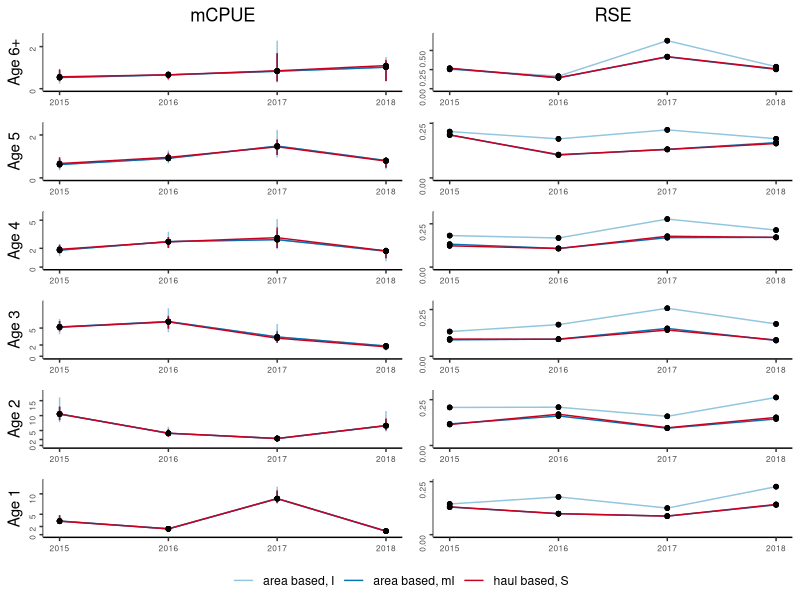
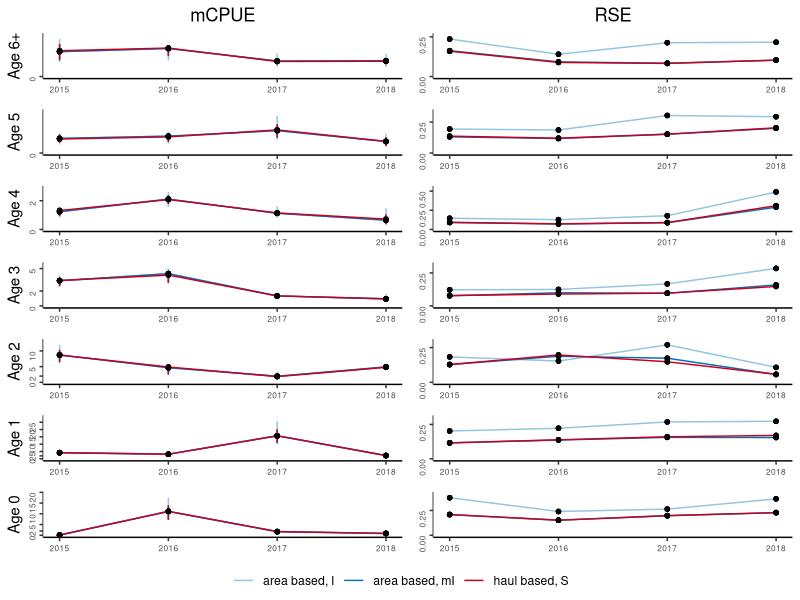
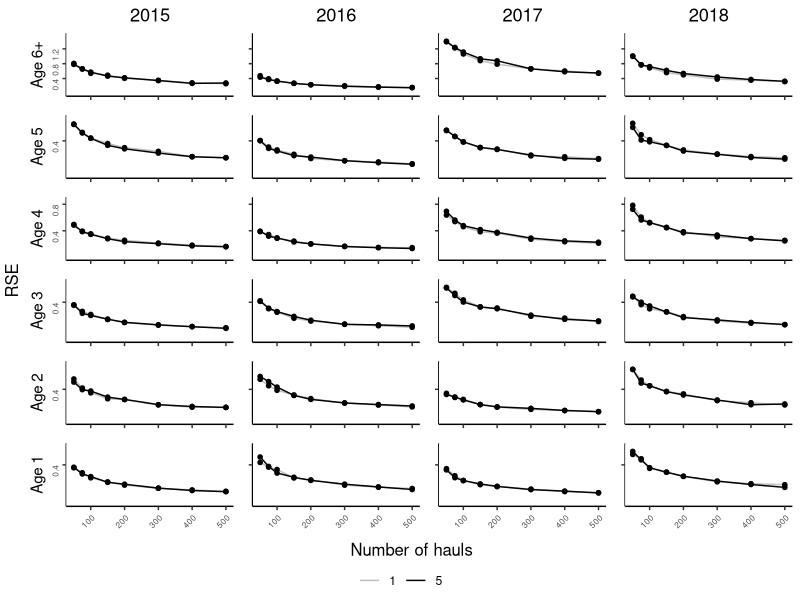
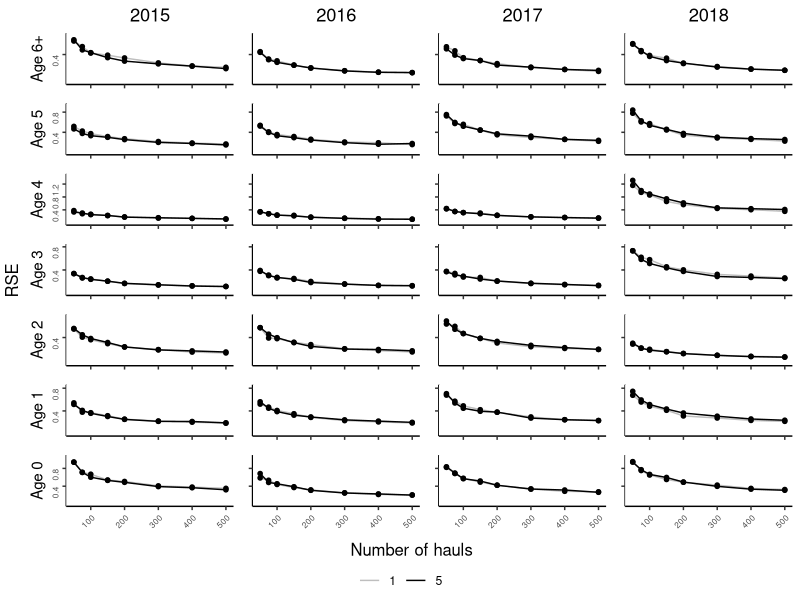
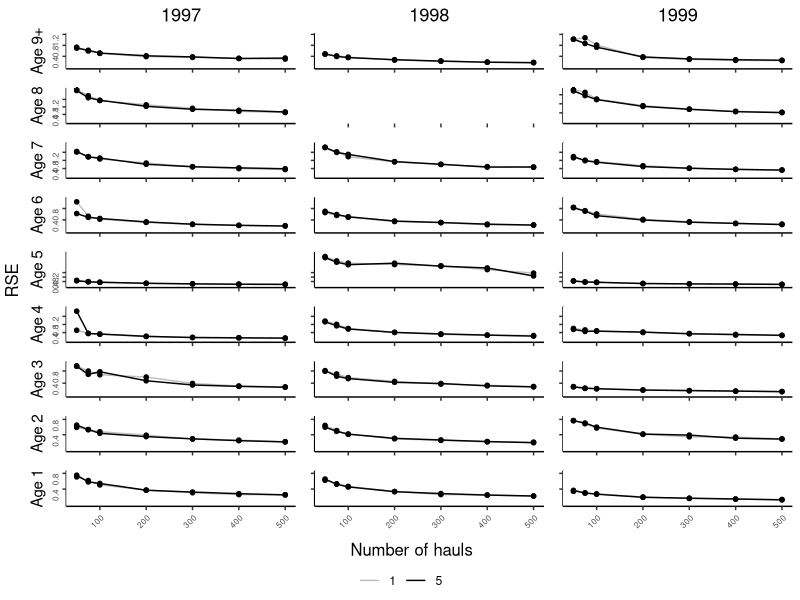
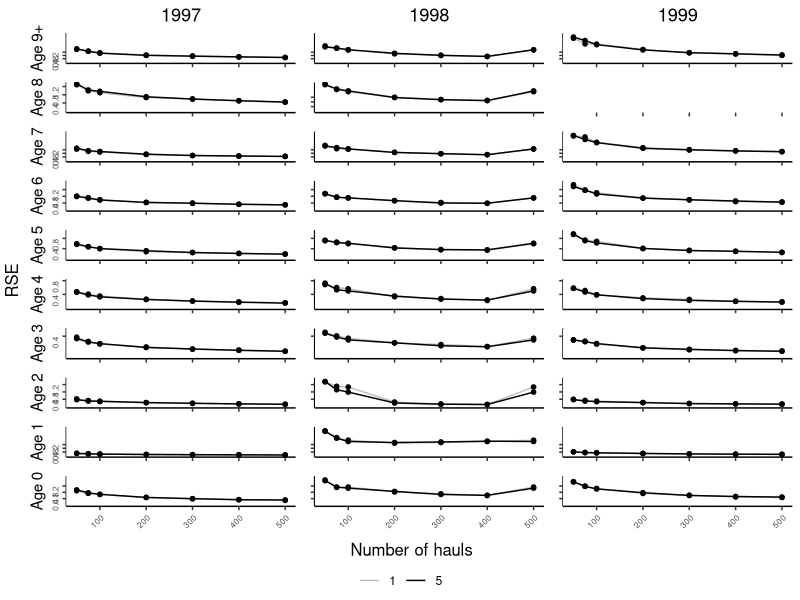

R code for these plots, in order:
#
# Example of tabulated plot inspired by Gerritsen et al. 2006
#

library(ggplot2)
library(grid)
library(gridExtra)
library(egg)

#' @noRd
makeColorMap <- function(columns, color){
  colors <- as.list(rep(color, length(columns)))
  names(colors) <- columns
  return(colors)
}

#' @noRd
panelPlotOverlay <- function(plotData, columnGroups, xVariable, yVariable, yVariableUpper, yVariableLower, xlimrow, ylimcol, showX=F, showY=F, ylabel="", basetheme=NULL, titletext="", pointcol=NULL, linecol=NULL, errorcol=NULL, tickmarks=NULL){
  
  panelplot <- ggplot(plotData, aes_string(x=xVariable, y=yVariable)) + xlim(xlimrow) + ylab(ylabel) + ylim(ylimcol)
  
  cols <- unique(plotData[,columnGroups])
  for (col in cols){
    colData <- plotData[plotData[,columnGroups] == col,]
    if (!is.null(yVariableUpper) & !is.null(yVariableLower)){
      panelplot <- panelplot + geom_linerange(data=colData, aes_string(ymin=yVariableLower, ymax=yVariableUpper), color=errorcol[[col]])
    }  
    #points and lines
    if (nrow(colData) == 0){
      panelplot <- panelplot + geom_blank()
    }
    else{
      panelplot <- panelplot + geom_line(data=colData, aes_string(color=columnGroups)) + geom_point(shape=20, size=2, color=pointcol[[col]]) + scale_color_manual(values = unlist(linecol))
    }
    
    if (!is.null(title) & col == cols[1]){
      panelplot <- panelplot + ggtitle(titletext)
    }
    
  }

  panelplot <- panelplot + basetheme()
  panelplot <- panelplot + theme(panel.grid.minor = element_blank(), panel.grid.major = element_blank())
  if (!is.null(tickmarks)){
    panelplot <- panelplot + scale_y_continuous(breaks=tickmarks, limits = ylimcol)
  }
  if (!showX){
    panelplot <- panelplot + theme(axis.title.x = element_blank(), axis.text.x=element_blank())
  }
  else{
    panelplot <- panelplot + theme(axis.title.x = element_blank())
  }
  
  if (!showY){
    panelplot <- panelplot + theme(axis.title.y = element_blank(), axis.text.y=element_blank())
  }
  
  return(panelplot)
}


#' Table plot
#' @description 
#'  makes a tabulated plot of estimates grouped by two covariates, one for columns, one for rows. axes of all plots are the same variables.
#' @details 
#' @param data data.table() with data, must contain columns identified by parameters 'columnGroups', 'rowGroups', 'xVariable' and 'yVariable'
#' @param columnGroups character() identifies column in data that identifies the grouping used for columns in the plot
#' @param rowGRoups character() identifies column in data that identifies the grouping used for rows in the plot
#' @param xVariable character() identifies column in data containting variable to be used for x-axis
#' @param yVariable character() identifies column in data containing variable to be used for y-axis
#' @param overlayGroups character() identifies column in data specifying the groups to be overlayed
#' @param ylab character(), optional, label for y-axis, if not provided 'yVariable' will be used.
#' @param ymin numeric(), optional, lower bounds of y axis, if not NULL y axis will be adopted to data for each column
#' @param ymax numeric(), optional, upper bounds of y axis, if not provided y axis will be adopted to data for each column
#' @param xlim vector, optional, lower and upper bounds of x axis, if not provided y axis will be adapted to data for each row
#' @param pointcol character() or named list mapping the values in data[,columnGroups] to colors, color of points in plots
#' @param linecol character() or named list mapping the values in data[,columnGroups] to colors color of connecting lines in plots
#' @param errorcol character() or named list mapping the values in data[,columnGroups] to colors color of error bars
#' @param tickmarks numeric() specifies tickmarks for y-axis
#' @param basetheme ggplot2 - theme function to use for plotting. Default adjusts y-axis label alignments to account for variable width of tick-labels.
#' @param reverseX logical() whether to reverse X axes
#' @param hLineCol character() specify any column that should be used for horisontal reference lines
stackedPanelsOverlay <- function(data, columnGroups, rowGroups, xVariable, yVariable, overlayGroups, ylab=NULL, xlab=NULL, xlim=NULL, ymin=0, ymax=NULL, pointcol="black", linecol="#cb181d", errorcol="#cb181d", tickmarks=NULL, basetheme=function(x){ggplot2::theme_classic() + theme(plot.title = element_text(hjust = 0.5), axis.text.y = element_text(angle = 90, hjust = 1, size=6))}, reverseX=F, hLineCol=NULL){
  
  if(is.numeric(columnGroups) | is.numeric(rowGroups)){
    stop("ColumnGroups and rowGroups can not be numeric variables. Covert with as.character()")
  }
  
  if (!all(c(columnGroups, rowGroups, xVariable, yVariable) %in% names(data))){
    stop("Some arguments (columnGroups, rowGroups, xVariable, yVariable) not found in data.")
  }
  
  if (any(is.na(data[,c(columnGroups, rowGroups, xVariable)]))){
    stop("NAs in grouping variables or x variable")
  }

  if (is.null(ylab)){
    ylab <- yVariable
  }
  
  if (is.null(xlab)){
    xlab <- xVariable
  }
  
  rows <- sort(unique(unlist(data[,rowGroups])), decreasing = T)
  cols <- sort(unique(unlist(data[,columnGroups])))
  og <- sort(unique(unlist(data[,overlayGroups])))
  if (is.character(linecol)){
    linecol <- makeColorMap(og, linecol)
  }
  if (is.character(pointcol)){
    pointcol <- makeColorMap(og, pointcol)
  }
  if (is.character(errorcol)){
    errorcol <- makeColorMap(og, errorcol)
  }
  
  panels <- list()
  for (row in rows){
    
    #determine ylims if necessary
    minvar <- yVariable
    miny <- ymin
    if (is.null(miny)){
      miny <- min(data[data[,rowGroups] == row,minvar])
      miny <- miny - abs(miny) * .1
    }
    
    maxvar <- yVariable
    maxy <- ymax
    if (is.null(maxy)){
      maxy <- max(data[data[,rowGroups] == row,maxvar])
      maxy <- maxy + abs(maxy) * .1
    }
    ylimcol <- c(miny, maxy)
    
    for (col in cols){
      xlimrow <- xlim
      if (is.null(xlimrow)){
        xlimrow <- c(min(data[data[,columnGroups] == col,xVariable]), max(data[data[,columnGroups] == col,xVariable]))
      }
      
      title <- NULL
      if (row == rows[1]){
        title = col
      }

      plotdata <- data[data[,columnGroups] == col & data[,rowGroups] == row,]
            
      referenceline <- NULL
      if (!is.null(hLineCol)){
        stopifnot(length(unique(unlist(plotdata[,hLineCol])))==1)
        referenceline <- unlist(plotdata[,hLineCol])[1]
      }

      panel <- panelPlotOverlay(plotdata, overlayGroups, xVariable, yVariable, yVariableUpper=NULL, yVariableLower=NULL, xlimrow, ylimcol, showX=(row == rows[length(rows)]), showY=(col == cols[1]), ylabel=row, basetheme=basetheme, title=title, pointcol=pointcol, linecol=linecol, errorcol=errorcol, tickmarks=tickmarks)
      panel <- panel + theme(legend.position="none")
      panels[[paste(row, col, sep="/")]] <- panel
      
    }
  }
  
  g <- ggplotGrob(panels[[1]] + theme(legend.position="bottom", legend.title = element_blank()))$grobs
  legend <- g[[which(sapply(g, function(x) x$name) == "guide-box")]]
  lheight <- sum(legend$height)
  grid.arrange(
    ggarrange(
      plots=panels,
      nrow=length(rows),
      left=ylab,
      bottom=xlab,draw=F
    ),
    legend,
    ncol = 1,
    heights = unit.c(unit(1, "npc") - lheight, lheight))
}

#' Makes Two column plot-table
#' Same x-axis, and row-categories, but two different y-axis for the different groups.
#' values for each of the column groups are plotted on top of each other in the column to the right for yvariable1
#' values for each of the column groups are plotted on top of each other in the column to the left for yvariable2
overlayedColumnPlot <- function(data, columnGroups, rowGroups, xVariable, yVariable1, yVariable2, yVariable1Lower=NULL, yVariable1Upper=NULL, yVariable2Lower=NULL, yVariable2Upper=NULL, ylab1=NULL, ylab2=NULL, xlab=NULL, xlim=NULL, ymin1=0, ymin2=0, ymax1=NULL, ymax2=NULL, pointcol="black", linecol="#cb181d", errorcol="#cb181d", tickmarksY1=NULL, tickmarksY2=NULL, basetheme=function(x){ggplot2::theme_classic() + theme(plot.title = element_text(hjust = 0.5), axis.text.y = element_text(angle = 90, hjust = 1, size=6), axis.text.x=element_text(size=6))}){
  if(is.numeric(columnGroups) | is.numeric(rowGroups)){
    stop("ColumnGroups and rowGroups can not be numeric variables. Covert with as.character()")
  }
  
  if (!all(c(columnGroups, rowGroups, xVariable, yVariable1, yVariable2) %in% names(data))){
    stop("Some arguments (columnGroups, rowGroups, xVariable, yVariable1, yvaraible2) not found in data.")
  }
  
  if (any(is.na(data[,c(columnGroups, rowGroups, xVariable)]))){
    stop("NAs in grouping variables or x variable")
  }
  
  if (is.null(yVariable1Upper) + is.null(yVariable1Lower) == 1){
    stop("Provide either both yVariableUpper and yVariableLower, or neither of them")
  }
  if (is.null(yVariable2Upper) + is.null(yVariable2Lower) == 1){
    stop("Provide either both yVariableUpper and yVariableLower, or neither of them")
  }
  
  if (is.null(ylab1)){
    ylab1 <- yVariable1
  }
  if (is.null(ylab2)){
    ylab2 <- yVariable2
  }
  
  if (is.null(xlab)){
    xlabel <- xVariable
  }
  else{
    xlabel <- xlab
  }
  
  rows <- sort(unique(unlist(data[,rowGroups])), decreasing = T)
  cols <- sort(unique(unlist(data[,columnGroups])))
  
  if (is.character(linecol)){
    linecol <- makeColorMap(cols, linecol)
  }
  if (is.character(pointcol)){
    pointcol <- makeColorMap(cols, pointcol)
  }
  if (is.character(errorcol)){
    errorcol <- makeColorMap(cols, errorcol)
  }
  
  panels <- list()
  for (row in rows){
    
    #determine ylims for yVariable1 if necessary
    minvar1 <- yVariable1
    if (!is.null(yVariable1Lower)){
      minvar1 <- yVariable1Lower  
    }
    miny1 <- ymin1
    if (is.null(miny1)){
      miny1 <- min(data[data[,rowGroups] == row,minvar1])
      miny1 <- miny1 - abs(miny1) * .1
    }
    
    maxvar1 <- yVariable1
    if (!is.null(yVariable1Upper)){
      maxvar1 <- yVariable1Upper  
    }
    maxy1 <- ymax1
    if (is.null(maxy1)){
      maxy1 <- max(data[data[,rowGroups] == row,maxvar1])
      maxy1 <- maxy1 + abs(maxy1) * .1
    }
    ylim1col <- c(miny1, maxy1)
    
    
    #determine ylims for yVariable2 if necessary
    minvar2 <- yVariable2
    if (!is.null(yVariable2Lower)){
      minvar2 <- yVariable2Lower  
    }
    miny2 <- ymin2
    if (is.null(miny2)){
      miny2 <- min(data[data[,rowGroups] == row,minvar2])
      miny2 <- miny2 - abs(miny2) * .1
    }
    
    maxvar2 <- yVariable2
    if (!is.null(yVariable2Upper)){
      maxvar2 <- yVariable2Upper  
    }
    maxy2 <- ymax2
    if (is.null(maxy2)){
      maxy2 <- max(data[data[,rowGroups] == row,maxvar2])
      maxy2 <- maxy2 + abs(maxy2) * .1
    }
    ylim2col <- c(miny2, maxy2)
    
    #get x-axis and title params
    xlimrow <- xlim
    if (is.null(xlimrow)){
      xlimrow <- c(min(data[,xVariable]), max(data[,xVariable]))
    }
    
    title1 <- NULL
    if (row == rows[1]){
      title1 = yVariable1
    }
    title2 <- NULL
    if (row == rows[1]){
      title2 = yVariable2
    }
    
    plotdata <- data[data[,rowGroups] == row,]
    #plot yvar1
    panel <- panelPlotOverlay(plotdata, columnGroups, xVariable, yVariable1, yVariable1Upper, yVariable1Lower, xlimrow, ylim1col, showX=T, showY=T, ylabel=row, basetheme=basetheme, title=title1, pointcol=pointcol, linecol=linecol, errorcol=errorcol, tickmarks=tickmarksY1)
    panel <- panel + theme(legend.position="none")
    panels[[paste(row, "yvar1", sep="/")]] <- panel
    
    #plot yvar2
    panel <- panelPlotOverlay(plotdata, columnGroups, xVariable, yVariable2, yVariable2Upper, yVariable2Lower, xlimrow, ylim2col, showX=T, showY=T, ylabel=NULL, basetheme=basetheme, title=title2, pointcol=pointcol, linecol=linecol, errorcol=errorcol, tickmarks=tickmarksY2)
    panel <- panel + theme(legend.position="none")
    panels[[paste(row, "yvar2", sep="/")]] <- panel
    
  }
  
  
  g <- ggplotGrob(panels[[1]] + theme(legend.position="bottom", legend.title = element_blank()))$grobs
  legend <- g[[which(sapply(g, function(x) x$name) == "guide-box")]]
  lheight <- sum(legend$height)
  grid.arrange(
    ggarrange(
      plots=panels,
      nrow=length(rows),
      left=ylab,
      bottom=xlab,draw=F
    ),
    legend,
    ncol = 1,
    heights = unit.c(unit(1, "npc") - lheight, lheight))
  
}

warning("Change file reference to package location")
warning("Check which CI to use")
warning("Check axis labels")


#
# compare the estimated mCPUE from the two ALKs for each age group (showing confidence intervals)
#

alkresult <- read.csv("data/ALKs_results.csv", sep=";", stringsAsFactors = F, dec = ",", na.strings = c("#N/A"))
alkresult$bs <- NULL
alkresult[alkresult$Bootstrap=="Stratified", "bs"] <- "S"
alkresult[alkresult$Bootstrap=="ICES-IBTS", "bs"] <- "I"
alkresult[alkresult$Bootstrap=="Modified-ICES", "bs"] <- "mI"
alkresult$ALKm <- paste(alkresult$ALK, alkresult$bs, sep=", ")
alkresult$age <- paste("Age", alkresult$age)
alkresult$RSE <- alkresult$sd / alkresult$mCPUE


estimator_colors <- list()
estimator_colors[["area based, I"]] <- "#92c5de"
estimator_colors[["area based, mI"]] <- "#0571b0"
estimator_colors[["haul based, S"]] <- "#ca0020"

####
# Plot 1
# Using Q1 and all years
#
#
alkq1 <- alkresult[alkresult$Quarter=="Q1",]
alkq1 <- alkq1[alkq1$age != "Age 0",]
pdf(file = "figures/mCpueRseQ1.pdf", width=3.35, onefile = F) #85mm in inches
overlayedColumnPlot(data = alkq1, columnGroups = "ALKm", rowGroups = "age", xVariable = "Year", yVariable1 = "mCPUE", yVariable2 = "RSE", yVariable1Lower = "Q025", yVariable1Upper = "Q975", tickmarksY1 = c(0,2,5,10,15,20,25), tickmarksY2=c(0,.25,.5,.75,1,1.25,1.5), pointcol = "black", linecol = estimator_colors, errorcol = estimator_colors)
dev.off()

####
# Plot 2 - for supplementary
# As plot 1, but for Q3, retaining age group 0
# Using Q3 and all years
alkq3 <- alkresult[alkresult$Quarter=="Q3",]
pdf(file = "figures/suppMatMcpueRseQ3.pdf", width=3.35, onefile = F) #85mm in inches
overlayedColumnPlot(data = alkq3, columnGroups = "ALKm", rowGroups = "age", xVariable = "Year", yVariable1 = "mCPUE", yVariable2 = "RSE", yVariable1Lower = "Q025", yVariable1Upper = "Q975", tickmarksY1 = c(0,2,5,10,15,20,25), tickmarksY2=c(0,.25,.5,.75,1,1.25,1.5), pointcol = "black", linecol = estimator_colors, errorcol = estimator_colors)
dev.off()


####
# Plot 7
# overlay 1 and 5 for otholith per 5 cm

resamplingCol <- list()
resamplingCol[["1"]] <- "grey"
resamplingCol[["5"]] <- "black"

resamplingOtolithsAndHauls <- read.csv("OtolithsAndHauls_Results_2015_2018/OtolAndHaul_1_5_per_5cm_areaBased2015_2018.csv", sep=";", stringsAsFactors = F, na.strings=c("NA"))
resamplingOtolithsAndHauls$cv <- resamplingOtolithsAndHauls$sd / resamplingOtolithsAndHauls$bootstrapMean
resamplingOtolithsAndHauls$age <- paste("Age", resamplingOtolithsAndHauls$age)
resamplingOtolithsAndHauls$Year <- as.character(resamplingOtolithsAndHauls$Year)
resamplingOtolithsAndHauls$Otolith_per5cm <- as.character(resamplingOtolithsAndHauls$Otolith_per5cm)
resamplingOtolithsAndHaulsQ1 <- resamplingOtolithsAndHauls[resamplingOtolithsAndHauls$Quarter=="Q1",]
resamplingOtolithsAndHaulsQ1 <- resamplingOtolithsAndHaulsQ1[resamplingOtolithsAndHaulsQ1$age != "Age 0",]

pdf(file = "figures/resamplingAgeAndHaulsQ1.pdf", width=3.35, onefile = F) #85mm in inches
stackedPanelsOverlay(data = resamplingOtolithsAndHaulsQ1, columnGroups = "Year", rowGroups = "age", xVariable = "N", yVariable = "cv", overlayGroups="Otolith_per5cm", xlab="Number of hauls", ylab="RSE", ymin=0, pointcol = resamplingCol, linecol = resamplingCol, errorcol = resamplingCol, tickmarks = c(.4,.8,1.2), basetheme=function(x){ggplot2::theme_classic() + theme(plot.title = element_text(hjust = 0.5), axis.text.y = element_text(angle = 90, hjust = 1, size=6), axis.text.x = element_text(angle = 45, hjust = 1, size=6))})
dev.off()

####
# Plot 8 - supplementary
# Like plot 7, but for Q3 and including aGE GROUP 0
resamplingOtolithsAndHaulsQ3 <- resamplingOtolithsAndHauls[resamplingOtolithsAndHauls$Quarter=="Q3",]
pdf(file = "figures/suppMatResamplingAgeAndHaulsQ3.pdf", width=3.35, onefile = F) #85mm in inches
stackedPanelsOverlay(data = resamplingOtolithsAndHaulsQ3, columnGroups = "Year", rowGroups = "age", xVariable = "N", yVariable = "cv", overlayGroups="Otolith_per5cm", xlab="Number of hauls", ylab="RSE", ymin=0, pointcol = resamplingCol, linecol = resamplingCol, errorcol = resamplingCol, tickmarks = c(.4,.8,1.2), basetheme=function(x){ggplot2::theme_classic() + theme(plot.title = element_text(hjust = 0.5), axis.text.y = element_text(angle = 90, hjust = 1, size=6), axis.text.x = element_text(angle = 45, hjust = 1, size=6))})
dev.off()

####
# Plot 9  - supplementary
# Like plot 7, but for 1997 - 1999
resamplingOtolithsAndHauls <- read.csv("OtolithsAndHauls_Results_1997_1999/OtolAndHaul_1_5_per_5cm_areaBased1997_1999.csv", sep=";", stringsAsFactors = F, na.strings=c("NA"))
resamplingOtolithsAndHauls$cv <- resamplingOtolithsAndHauls$sd / resamplingOtolithsAndHauls$bootstrapMean
resamplingOtolithsAndHauls$age <- paste("Age", resamplingOtolithsAndHauls$age)
resamplingOtolithsAndHauls$Year <- as.character(resamplingOtolithsAndHauls$Year)
resamplingOtolithsAndHauls$Otolith_per5cm <- as.character(resamplingOtolithsAndHauls$Otolith_per5cm)
resamplingOtolithsAndHaulsQ1 <- resamplingOtolithsAndHauls[resamplingOtolithsAndHauls$Quarter=="Q1",]
resamplingOtolithsAndHaulsQ1 <- resamplingOtolithsAndHaulsQ1[resamplingOtolithsAndHaulsQ1$age != "Age 0",]

pdf(file = "figures/suppMatResamplingAgeAndHaulsQ197-99.pdf", width=3.35, onefile = F) #85mm in inches
stackedPanelsOverlay(data = resamplingOtolithsAndHaulsQ1, columnGroups = "Year", rowGroups = "age", xVariable = "N", yVariable = "cv", overlayGroups="Otolith_per5cm", xlab="Number of hauls", ylab="RSE", ymin=0, pointcol = resamplingCol, linecol = resamplingCol, errorcol = resamplingCol, tickmarks = c(.4,.8,1.2), basetheme=function(x){ggplot2::theme_classic() + theme(plot.title = element_text(hjust = 0.5), axis.text.y = element_text(angle = 90, hjust = 1, size=6), axis.text.x = element_text(angle = 45, hjust = 1, size=6))})
dev.off()


####
# Plot 10  - supplementary
# Like plot 9, but for Q3 and including age group 0

resamplingOtolithsAndHaulsQ3 <- resamplingOtolithsAndHauls[resamplingOtolithsAndHauls$Quarter=="Q3",]
pdf(file = "figures/suppMatResamplingAgeAndHaulsQ397-99.pdf", width=3.35, onefile = F) #85mm in inches
stackedPanelsOverlay(data = resamplingOtolithsAndHaulsQ3, columnGroups = "Year", rowGroups = "age", xVariable = "N", yVariable = "cv", overlayGroups="Otolith_per5cm", xlab="Number of hauls", ylab="RSE", ymin=0, pointcol = resamplingCol, linecol = resamplingCol, errorcol = resamplingCol, tickmarks = c(.4,.8,1.2), basetheme=function(x){ggplot2::theme_classic() + theme(plot.title = element_text(hjust = 0.5), axis.text.y = element_text(angle = 90, hjust = 1, size=6), axis.text.x = element_text(angle = 45, hjust = 1, size=6))})
dev.off()
